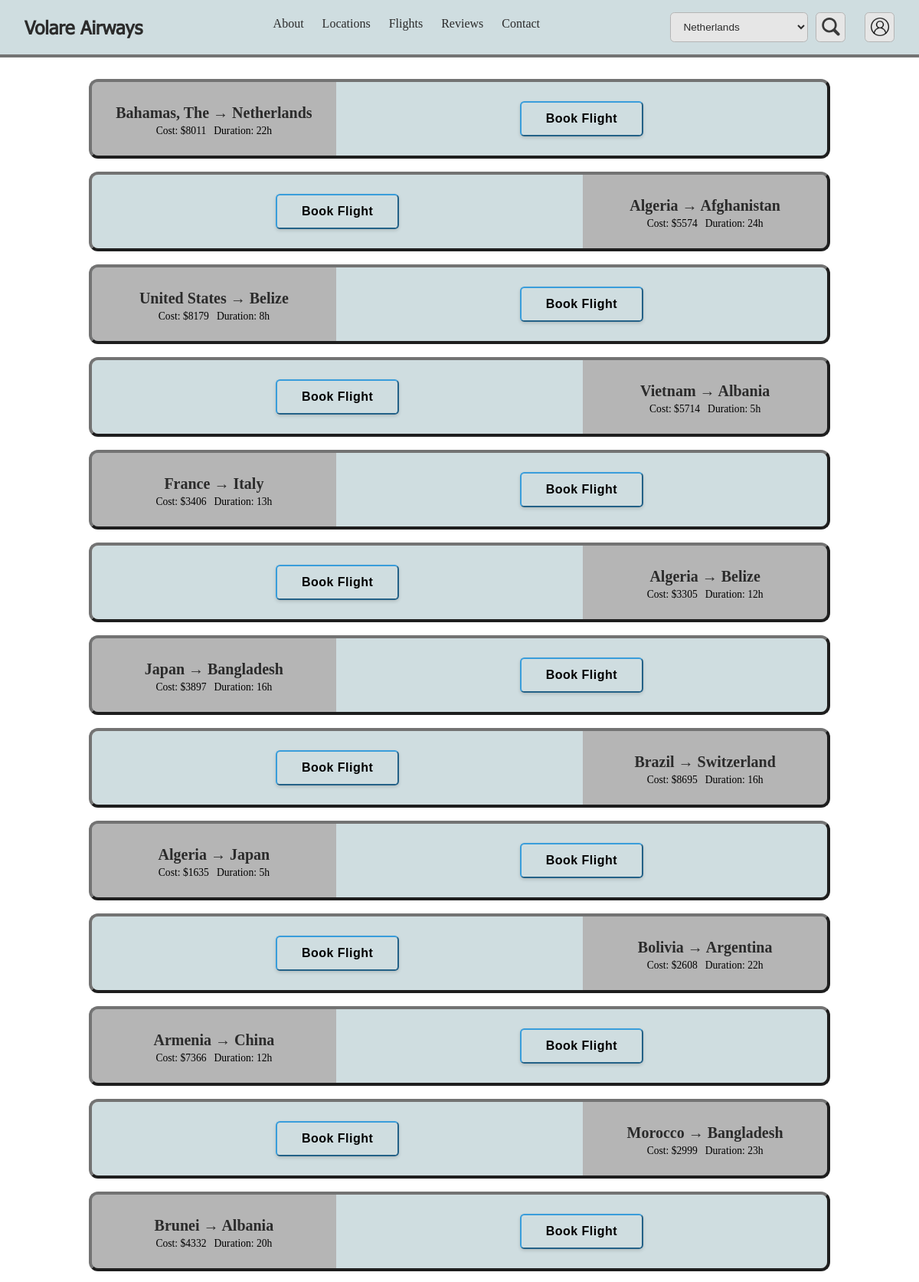
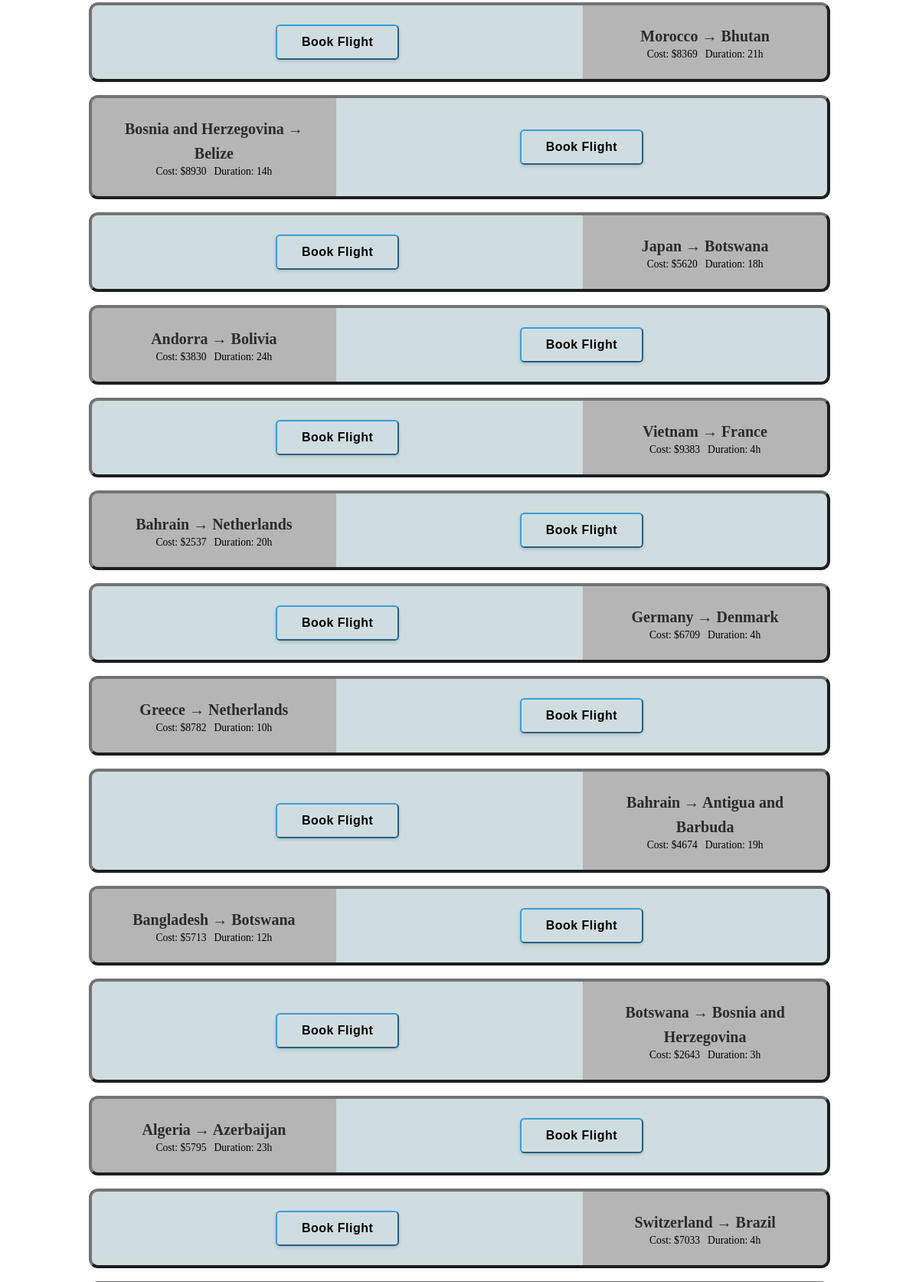
Page /flights.php (upper part) on the committed database (2 pictures, top to bottom).
### tables this page shows
CREATE TABLE `Available_Flights` (
  `Flight_Id` int NOT NULL,
  `Flight_Cost` int NOT NULL,
  `Flight_Duration` int NOT NULL COMMENT 'In hours',
  `From_Country_Id` int NOT NULL,
  `To_Country_Id` int NOT NULL
);

CREATE TABLE `Country` (
  `Country_Id` int NOT NULL,
  `Country_Name` varchar(45) NOT NULL,
  `Country_Description` varchar(2550) DEFAULT NULL
);

### assets/php/functions/flights.php (called while the page is built, shortened)
<?php
require_once(__DIR__ . "/connection.php");
function getCountryNameFromId($id)
{
    global $connect;
    $sql = 'SELECT * FROM Country WHERE Country_Id = :id';
    $stmt = $connect->prepare($sql);
    $stmt->execute([':id' => $id]);
    $result = $stmt->fetchAll();
    $name = $result[0]['Country_Name'];
    return $name;
}
function getFlights($id = null)
{
    global $connect;
    if ($id !== null) {
        $sql = 'SELECT * FROM Available_Flights WHERE Flight_Id = :id';
        $stmt = $connect->prepare($sql);
        $stmt->execute([':id' => $id]);
    } else {
        $sql = 'SELECT * FROM Available_Flights';
        $stmt = $connect->prepare($sql);
        $stmt->execute();
    }
    $result = $stmt->fetchAll();
    return $result;
}
?>

### flights.php (the view, shortened to what this page needs)
<?php require_once("assets/php/functions/session.php");
require_once("assets/php/functions/locations.php");
require_once("assets/php/functions/flights.php");
if (count(getFlights()) == 0) {
    generateRandomFlight(amount: 84);
}
?>
<!DOCTYPE html>
<html lang="en">
<?php include './assets/php/head.php' ?>
<body>
    <?php include './assets/php/header.php'; ?>
    <main class="flex gap-25 flexcolumn alignitemscenter" style="padding: 2rem;">
        <?php
        $i = 1;
        $flights = getFlights();
        foreach ($flights as $flight) {
            switch ($i) {
                case 1:
                    $i = 0;
                    echo '
                    <div class="leftflightbox flex flexrow">
                        <div class="leftflightboxmain flex justifycontentcenter alignitemscenter flexcolumn">
                            <h2>
                                ' . getCountryNameFromId($flight['From_Country_Id']) . ' → ' . getCountryNameFromId($flight['To_Country_Id']) . '
                            </h2>
                            <div class="flight-meta flex flexrow gap-10">
                                <div>Cost: $' . htmlspecialchars((string) $flight['Flight_Cost']) . '</div>
                                <div>Duration: ' . htmlspecialchars((string) $flight['Flight_Duration']) . 'h</div>
                            </div>
                        </div>
                        <div class="leftflightboxsecondary flex flexrow justifycontentspaceevenly alignitemscenter" id="' . $flight["Flight_Id"] . '">
                            <form method="post" action="/assets/php/forms/booking.php">
                                <input type="hidden" name="flight_id" value="' . $flight["Flight_Id"] . '">
                                <button type="submit" class="green-button">
                                    Book Flight
                                </button>
                            </form>
                        </div>
                    </div>';
                    break;
                case 0:
                    $i = 1;
                    echo '
                    <div class="rightflightbox flex flexrow">
                        <div class="rightflightboxsecondary flex flexrow justifycontentspaceevenly alignitemscenter" id="' . $flight["Flight_Id"] . '">
                            <form method="post" action="/assets/php/forms/booking.php">
                                <input type="hidden" name="flight_id" value="' . $flight["Flight_Id"] . '">
                                <button type="submit" class="green-button">
                                    Book Flight
                                </button>
                            </form>
                        </div>
                        <div class="rightflightboxmain  flex justifycontentcenter alignitemscenter flexcolumn">
                            <h2>
                                <strong>' . getCountryNameFromId($flight['From_Country_Id']) . '</strong> → <strong>' . getCountryNameFromId($flight['To_Country_Id']) . '</strong>
                            </h2>
                            <div class="flight-meta flex flexrow gap-10">
                                <div>Cost: $' . htmlspecialchars((string) $flight['Flight_Cost']) . '</div>
                                <div>Duration: ' . htmlspecialchars((string) $flight['Flight_Duration']) . 'h</div>
                            </div>
                        </div>
                    </div>';
                    break;
            }
        }
        ?>
    </main>
</body>
</html>

### assets/css/style.css (style rules this page uses)
body { margin: 0; padding: 0; }
* { scroll-behavior: smooth; }
.leftflightbox, .rightflightbox { width: 80vw; max-width: 1200px; background-color: #cfdde0; border-radius: 0.5rem; outline: 4px outset #737373; overflow: hidden; }
.leftflightboxmain, .rightflightboxmain { width: 40%; padding: 1.5rem; background-color: #b5b5b5; text-align: center; }
.leftflightboxmain h1, .leftflightboxmain h2, .rightflightboxmain h1, .rightflightboxmain h2 { margin: 0; color: #2b2b2b; font-size: 1.25rem; font-weight: bold; line-height: 1.6; }
.leftflightboxsecondary, .rightflightboxsecondary { width: 90%; padding: 1rem; align-items: center; font-size: 0.85rem; color: #2b2b2b; }
:root { --color-399ddb: #399ddb; --color-3c39db: #3c39db; --color-396adb: #396adb; --color-63d3db: #63d3db; --color-aa91db: #aa91db; --color-cfdde0: #cfdde0; --color-6b8bdc: #6b8bdc; }
.flex { display: flex; }
.justifycontentcenter { justify-content: center; }
.justifycontentspaceevenly { justify-content: space-evenly; }
.flexrow { flex-direction: row; }
.flexcolumn { flex-direction: column; }
.alignitemscenter { align-items: center; }
.gap-25 { gap: 25px; }
.flight-meta { color: black; font-size: 0.85rem; }
.green-button { padding: 0.75rem 2rem; border-radius: 0.35rem; border: 2px outset #399ddb; background-color: #cfdde0; color: black; font-size: 1rem; font-weight: bold; letter-spacing: 0.5px; cursor: pointer; transition: background-color 120ms ease, transform 120ms ease, box-shadow 120ms ease; box-shadow: 0 2px 4px rgba(0, 0, 0, 0.15); }
* { -webkit-user-select: none; -ms-user-select: none; user-select: none; }
.gap-10 { gap: 10px; }

### rows in the picture
available_flights: From_Country_Id.Country_Name "Bahamas, The", To_Country_Id.Country_Name "Netherlands", Flight_Cost "8011", Flight_Duration "22"
available_flights: From_Country_Id.Country_Name "Algeria", To_Country_Id.Country_Name "Afghanistan", Flight_Cost "5574", Flight_Duration "24"
available_flights: From_Country_Id.Country_Name "United States", To_Country_Id.Country_Name "Belize", Flight_Cost "8179", Flight_Duration "8"
available_flights: From_Country_Id.Country_Name "Vietnam", To_Country_Id.Country_Name "Albania", Flight_Cost "5714", Flight_Duration "5"
available_flights: From_Country_Id.Country_Name "France", To_Country_Id.Country_Name "Italy", Flight_Cost "3406", Flight_Duration "13"
available_flights: From_Country_Id.Country_Name "Algeria", To_Country_Id.Country_Name "Belize", Flight_Cost "3305", Flight_Duration "12"
available_flights: From_Country_Id.Country_Name "Japan", To_Country_Id.Country_Name "Bangladesh", Flight_Cost "3897", Flight_Duration "16"
available_flights: From_Country_Id.Country_Name "Brazil", To_Country_Id.Country_Name "Switzerland", Flight_Cost "8695", Flight_Duration "16"
available_flights: From_Country_Id.Country_Name "Algeria", To_Country_Id.Country_Name "Japan", Flight_Cost "1635", Flight_Duration "5"
available_flights: From_Country_Id.Country_Name "Bolivia", To_Country_Id.Country_Name "Argentina", Flight_Cost "2608", Flight_Duration "22"
available_flights: From_Country_Id.Country_Name "Armenia", To_Country_Id.Country_Name "China", Flight_Cost "7366", Flight_Duration "12"
available_flights: From_Country_Id.Country_Name "Morocco", To_Country_Id.Country_Name "Bangladesh", Flight_Cost "2999", Flight_Duration "23"
available_flights: From_Country_Id.Country_Name "Brunei", To_Country_Id.Country_Name "Albania", Flight_Cost "4332", Flight_Duration "20"
available_flights: From_Country_Id.Country_Name "Morocco", To_Country_Id.Country_Name "Bhutan", Flight_Cost "8369", Flight_Duration "21"
available_flights: From_Country_Id.Country_Name "Bosnia and Herzegovina", To_Country_Id.Country_Name "Belize", Flight_Cost "8930", Flight_Duration "14"
available_flights: From_Country_Id.Country_Name "Japan", To_Country_Id.Country_Name "Botswana", Flight_Cost "5620", Flight_Duration "18"
available_flights: From_Country_Id.Country_Name "Andorra", To_Country_Id.Country_Name "Bolivia", Flight_Cost "3830", Flight_Duration "24"
available_flights: From_Country_Id.Country_Name "Vietnam", To_Country_Id.Country_Name "France", Flight_Cost "9383", Flight_Duration "4"
available_flights: From_Country_Id.Country_Name "Bahrain", To_Country_Id.Country_Name "Netherlands", Flight_Cost "2537", Flight_Duration "20"
available_flights: From_Country_Id.Country_Name "Germany", To_Country_Id.Country_Name "Denmark", Flight_Cost "6709", Flight_Duration "4"
available_flights: From_Country_Id.Country_Name "Greece", To_Country_Id.Country_Name "Netherlands", Flight_Cost "8782", Flight_Duration "10"
available_flights: From_Country_Id.Country_Name "Bahrain", To_Country_Id.Country_Name "Antigua and Barbuda", Flight_Cost "4674", Flight_Duration "19"
available_flights: From_Country_Id.Country_Name "Bangladesh", To_Country_Id.Country_Name "Botswana", Flight_Cost "5713", Flight_Duration "12"
available_flights: From_Country_Id.Country_Name "Botswana", To_Country_Id.Country_Name "Bosnia and Herzegovina", Flight_Cost "2643", Flight_Duration "3"
available_flights: From_Country_Id.Country_Name "Algeria", To_Country_Id.Country_Name "Azerbaijan", Flight_Cost "5795", Flight_Duration "23"
available_flights: From_Country_Id.Country_Name "Switzerland", To_Country_Id.Country_Name "Brazil", Flight_Cost "7033", Flight_Duration "4"

### other values in the picture
form field searchbar "Netherlands"
